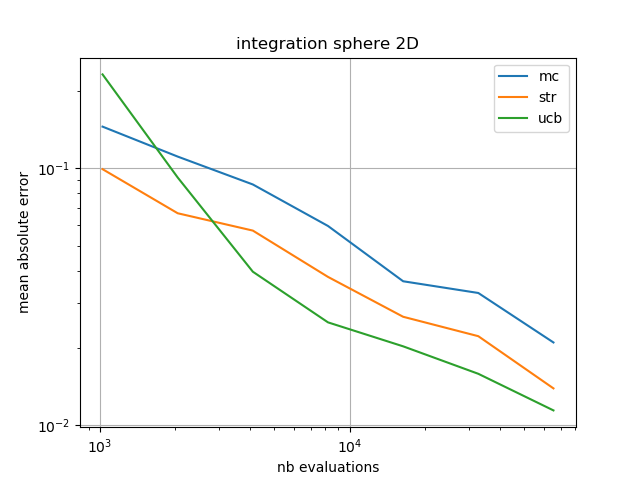

Write the Julia code that produced this figure.
# run with: julia -p auto compare_integrators.jl

@everywhere begin

    include("Integrands.jl")
    using Ucbature
    using PyPlot

    function randomize_integrand(dim, integrand, xmin, xmax, difficulty)
        c = rand(dim)
        w = rand(dim)
        cd = c .* (difficulty / sum(c))
        rand_integrand(x) = integrand(x, c, w)
    end

    function run_integrator(dim, integrand, xmin, xmax, difficulty, nb_evals, integrator, nb_runs, nb_evals_gt)
        mae_sum = 0.0
        for _ = 1:nb_runs
            # randomize integrand
            rand_integrand = randomize_integrand(dim, integrand, xmin, xmax, difficulty)
            # estimate ground truth
            ground_truth = Ucbature.mc(rand_integrand, xmin, xmax, nb_evals_gt)
            # compute mae sum
            mae_sum += abs(ground_truth - integrator(rand_integrand, xmin, xmax, nb_evals))
        end
        mae_sum / nb_runs
    end

    function run_plot(dim, integrand, xmin, xmax, difficulty, list_nb_evals, integrator, nb_runs, nb_evals_gt, integrator_name)
        integrals = [run_integrator(dim, integrand, xmin, xmax, difficulty, nb_evals, integrator, nb_runs, nb_evals_gt)
                     for nb_evals = list_nb_evals]
        plot(list_nb_evals, integrals, label=integrator_name)
    end

    function run_full(integrand, xmin, xmax, difficulty, list_nb_evals, nb_runs, nb_evals_gt, integrand_name, outdir)
        fig = figure()
        dim = length(xmin)
        println("computing $(integrand_name) $(dim)D...")
        # run integrators and plot results
        run_plot(dim, integrand, xmin, xmax, difficulty, list_nb_evals, Ucbature.mc, nb_runs, nb_evals_gt, "mc")
        run_plot(dim, integrand, xmin, xmax, difficulty, list_nb_evals, Ucbature.str, nb_runs, nb_evals_gt, "str")
        run_plot(dim, integrand, xmin, xmax, difficulty, list_nb_evals, Ucbature.ucb, nb_runs, nb_evals_gt, "ucb")
        # finish plot
        xscale("log")
        yscale("log")
        grid("on")
        legend(loc="upper right")
        xlabel("nb evaluations")
        ylabel("mean absolute error")
        title("integration $(integrand_name) $(dim)D")
        savefig("$(outdir)/out_integration_$(integrand_name)_$(dim)D.png")
        close(fig)
    end

    # global parameters
    nb_runs = 10
    list_nb_evals = [2^expo for expo = 10:16]
    nb_evals_gt = 2^20
    outdir = "output"
    if ~isdir(outdir)
        mkdir(outdir)
    end

    # auxiliary function
    function aux_run(data)
        f, x0, x1, difficulty, integrand_name = data
        run_full(f, x0, x1, difficulty, list_nb_evals, nb_runs, nb_evals_gt, integrand_name, outdir)
    end

end # @everywhere

# parallel runs
aux_data = [# (Integrands.sinus, fill(-8.0, 2), fill(8.0, 2), 1.0, "sinus"),
            # (Integrands.sinusc, fill(-8.0, 2), fill(8.0, 2), 1.0, "sinusc"),
            (Integrands.sphere, fill(-2.0, 2), fill(2.0, 2), 1.0, "sphere"),
            # (Integrands.oscillatory, fill(-5.0, 2), fill(5.0, 2), 6.0, "oscillatory"),
            # (Integrands.productpeak, fill(-4.0, 2), fill(4.0, 2), 18.0, "productpeak"),
            # (Integrands.cornerpeak, fill(0.0, 2), fill(1.0, 2), 2.2, "cornerpeak"),
            (Integrands.gaussian, fill(-4.0, 2), fill(4.0, 2), 15.2, "gaussian"),
            # (Integrands.continuous, fill(-4.0, 2), fill(4.0, 2), 16.1, "continuous"),
            # (Integrands.discontinuous, fill(-4.0, 2), fill(4.0, 2), 16.4, "discontinuous"),
           ]

map(aux_run, aux_data)
